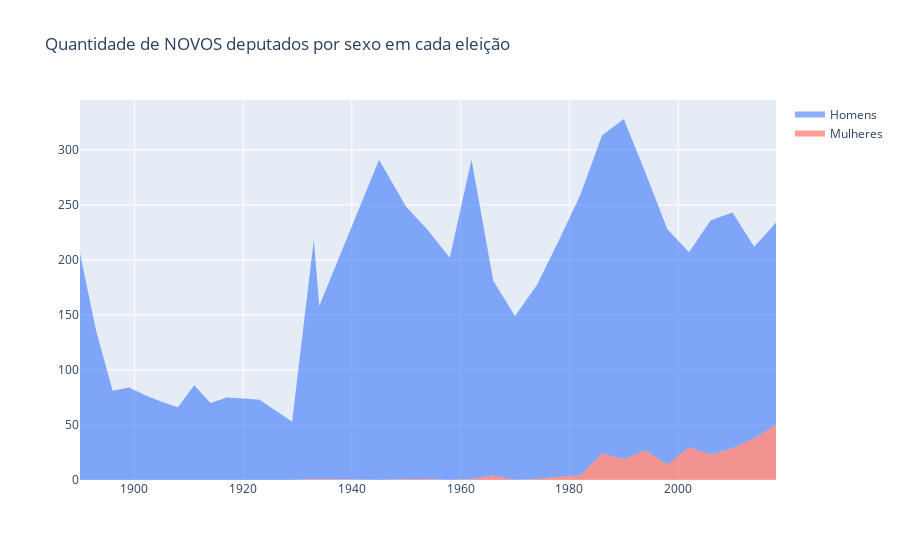

The code cell stored with this chart in its notebook:
### Code cell
import plotly.graph_objects as go


fig = go.Figure()

fig.add_trace(go.Scatter(
    x=x, 
    y=y_f, 
    fill='tonexty',
    fillcolor='rgba(255, 60, 49, 0.5)',
    mode='none',
    name="Mulheres"
))

fig.add_trace(go.Scatter(
    x=x,
    y=y_m,
    fill='tonexty',
    fillcolor='rgba(25, 97, 251, 0.5)',
    mode='none',
    name="Homens"
))

fig.update_layout(
    title_text="Quantidade de NOVOS deputados por sexo em cada eleição",
    # title_x=0.5
)

fig.show()

### Figure 1 — Plotly figure (JSON) as saved in the notebook; plotly's stock layout.template omitted (floating-point values rounded to 4 significant figures)
{"data": [{"fill": "tonexty", "fillcolor": "rgba(255, 60, 49, 0.5)", "mode": "none", "name": "Mulheres", "type": "scatter", "x": [1890, 1893, 1896, 1899, 1902, 1905, 1908, 1911, 1914, 1917, 1920, 1923, 1926, 1929, 1933, 1934, 1945, 1950, 1954, 1958, 1962, 1966, 1970, 1974, 1978, 1982, 1986, 1990, 1994, 1998, 2002, 2006, 2010, 2014, 2018], "y": [0, 0, 0, 0, 0, 0, 0, 0, 0, 0, 0, 0, 0, 0, 1, 1, 0, 1, 1, 0, 1, 4, 0, 1, 3, 4, 24, 19, 27, 14, 30, 23, 29, 38, 50]}, {"fill": "tonexty", "fillcolor": "rgba(25, 97, 251, 0.5)", "mode": "none", "name": "Homens", "type": "scatter", "x": [1890, 1893, 1896, 1899, 1902, 1905, 1908, 1911, 1914, 1917, 1920, 1923, 1926, 1929, 1933, 1934, 1945, 1950, 1954, 1958, 1962, 1966, 1970, 1974, 1978, 1982, 1986, 1990, 1994, 1998, 2002, 2006, 2010, 2014, 2018], "y": [206, 135, 81, 84, 77, 71, 66, 86, 70, 75, 74, 73, 63, 53, 218, 158, 291, 248, 227, 202, 291, 181, 149, 177, 217, 259, 313, 328, 279, 228, 207, 236, 243, 212, 234]}], "layout": {"title": {"text": "Quantidade de NOVOS deputados por sexo em cada eleição"}}}
